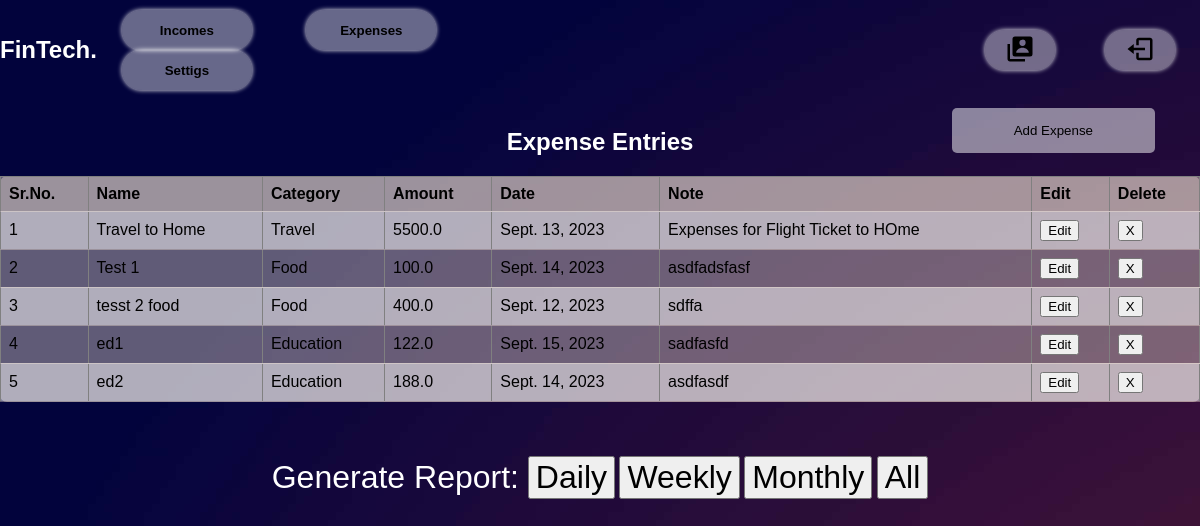
The page /expenses (signed in) on the database its author committed.
### FinTech/models.py (models this page shows, shortened)
class Expense(models.Model):
    user =models.ForeignKey(User,  related_name='Exp_user_name', on_delete=models.CASCADE)
    name= models.CharField(max_length=50)
    date = models.DateField(default=date.today())
    amount= models.FloatField()
    category = models.ForeignKey(ExpenseCategory, related_name='expense_catg', on_delete=models.CASCADE)
    note=models.TextField()

class ExpenseCategory(models.Model):
    name = models.CharField(max_length=50, unique=True)
    def __str__(self):
        return self.name

### FinTech/views.py (the view, shortened to what this page needs)
# urls.py: path('expenses',views.expenses,name="expenses"),
def expenses(request):
    if request.user.is_authenticated:
        expenses_catg= ExpenseCategory.objects.all()
        expenses= Expense.objects.filter(user=request.user.id)
        return render(request,"expense.html",{"categories":expenses_catg,"expenses":expenses})
    else:
        return redirect("/")

### templates/expense.html (shortened to what this page needs)
{% load static %}
<!DOCTYPE html>
<html>
<head>
    <link rel="stylesheet" href="{% static './expense.css' %}">
    <link rel="stylesheet" href="{% static 'nav.css' %}">
</head>
<body>
    <nav class="nav">
        <a href="/dashboard" id="logo"><h1>FinTech.</h1></a>
         <div class="nav-button">
             <button class="btn" id="Income" onclick="location.href='/incomes'">Incomes</button>
             <button class="btn" id="Expense" onclick="location.href='/expenses'">Expenses</button>
             <button class="btn" id="Setting" onclick="location.href='/settings'">Settigs</button>
         </div>
         <div class="nav-logo">
             <button class="btn left" id="Profile" onclick="location.href='/profile'"><img/></button>
             <button class="btn left" id="Logout" onclick="location.href='/logout'"><img/></button>
         </div>
     </nav>
     <br>
    <button id="addIncomeButton" onclick="showIncomeForm()">Add Expense</button>
    <h2 style="color: white;">Expense Entries</h2>
    <table id="incomeTable" border="1">
        <tr>
            <th>Sr.No.</th>
            <th>Name</th>
            <th>Category</th>
            <th>Amount</th>
            <th>Date</th>
            <th>Note</th>
            <th>Edit</th>
            <th>Delete</th>
        </tr>
        {% for expense in expenses %}
        <tr>
            <td>{{forloop.counter}}</td>
            <td>{{expense.name}}</td>
            <td>{{expense.category}}</td>
            <td>{{expense.amount}}</td>
            <td>{{expense.date}}</td>
            <td>{{expense.note}}</td>
            <td>
                <div class="rem">
                    <button type="button" onclick="location.href='/edit-expense/{{expense.id}}' ">
                        <span class="glyphicon glyphicon-trash">Edit</span>
                    </button>
                </div>
            </td>
            <td>
                <div class="rem">
                    <button type="button" onclick="location.href='/delete-expense/{{expense.id}}' ">
                        <span class="glyphicon glyphicon-trash">X</span>
                    </button>
                </div>
            </td>
        </tr>
        {% endfor %}
    </table>
    <br><br><br>
    <div style="position: relative; text-align: center;">
        <label style="font-size: 2em; color: white;" for="date">Generate Report: </label>
        <button style="font-size: 2em;align-self: center;" type="button" onclick="location.href='/expense-report/daily' ">
            <span class="glyphicon glyphicon-trash"> Daily </span>
        </button>
        <button style="font-size: 2em;align-self: center;" type="button" onclick="location.href='/expense-report/weekly' ">
            <span class="glyphicon glyphicon-trash"> Weekly </span>
        </button>
        <button style="font-size: 2em;align-self: center;" type="button" onclick="location.href='/expense-report/monthly' ">
            <span class="glyphicon glyphicon-trash"> Monthly </span>
        </button>
        <button style="font-size: 2em;align-self: center;" type="button" onclick="location.href='/expense-report/alltime' ">
            <span class="glyphicon glyphicon-trash"> All </span>
        </button>
    </div>
</body>
</html>

### static/expense.css (style rules this page uses)
body { min-height: 100vh; background: url(dark-gradient.jpg); }
#addIncomeButton { position: absolute; right: 45px; background-color: rgba(255, 255, 255, 0.5); padding: 15px 62px; border: none; border-radius: 5px; }
h1 { color: white; }
h2 { text-align: center; color:black; }
#incomeTable { border-collapse: collapse; width: 100%; background-color: rgba(250, 235, 215, 0.379); border-radius: 7px; border-color: none; }
#incomeTable th, #incomeTable td { padding: 8px; text-align: left; border-bottom: 1px solid rgba(250, 235, 215, 0.379); }
#incomeTable th { background-color: rgba(250, 235, 215, 0.379); }
#incomeTable tr:nth-child(even) { background-color: rgba(255, 255, 255, 0.5); }

### static/nav.css (style rules this page uses)
body { font-family: Arial, sans-serif; margin: 0; padding: 0; background: url(dark-gradient.jpg); }
.nav { display: flex; width: 100%; justify-content: center; align-items: center; margin-top: 10px; }
.nav-logo { display: flex; flex-direction: row; justify-content: center; align-items: center; color: #ffffff; margin-right: 0px; margin-left: 490px; }
#logo { text-decoration: none; color: #ffffff; }
.left { width: 130px; height: 40px; font-weight: 700; background: rgba(255, 255, 255, 0.4); border: none; border-radius: 30px; cursor: pointer; transition: .3s ease; margin: 0 25px; box-shadow: 0 0 5px rgb(255, 254, 254); }
.nav-button .btn { width: 130px; height: 40px; font-weight: 700; background: rgba(255, 255, 255, 0.4); border: none; border-radius: 30px; cursor: pointer; transition: .3s ease; margin: 0 25px; box-shadow: 0 0 5px rgb(255, 254, 254); }
#Logout { width: 70px; }
#Profile { width: 70px; }

### rows shown on the page
Expense: name "Travel to Home", category "Travel", amount "5500.0", date "Sept. 13, 2023", note "Expenses for Flight Ticket to HOme"
Expense: name "Test 1", category "Food", amount "100.0", date "Sept. 14, 2023", note "asdfadsfasf"
Expense: name "tesst 2 food", category "Food", amount "400.0", date "Sept. 12, 2023", note "sdffa"
Expense: name "ed1", category "Education", amount "122.0", date "Sept. 15, 2023", note "sadfasfd"
Expense: name "ed2", category "Education", amount "188.0", date "Sept. 14, 2023", note "asdfasdf"
